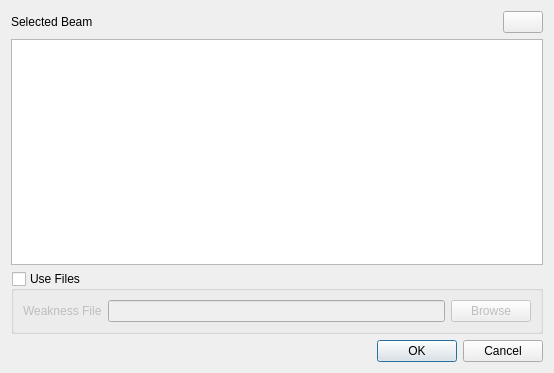
<?xml version="1.0" encoding="UTF-8"?>
<ui version="4.0">
 <class>Dialog</class>
 <widget class="QDialog" name="Dialog">
  <property name="geometry">
   <rect>
    <x>0</x>
    <y>0</y>
    <width>554</width>
    <height>373</height>
   </rect>
  </property>
  <property name="windowTitle">
   <string>Dialog</string>
  </property>
  <layout class="QVBoxLayout" name="verticalLayout">
   <item>
    <layout class="QHBoxLayout" name="horizontalLayout">
     <item>
      <widget class="QLabel" name="label">
       <property name="text">
        <string>Selected Beam</string>
       </property>
      </widget>
     </item>
     <item>
      <spacer name="horizontalSpacer">
       <property name="orientation">
        <enum>Qt::Horizontal</enum>
       </property>
       <property name="sizeHint" stdset="0">
        <size>
         <width>40</width>
         <height>20</height>
        </size>
       </property>
      </spacer>
     </item>
     <item>
      <widget class="QPushButton" name="refresh_button">
       <property name="text">
        <string/>
       </property>
       <property name="icon">
        <iconset resource="../resource.qrc">
         <normaloff>:/cfactor/images/torsion.svg</normaloff>:/cfactor/images/torsion.svg</iconset>
       </property>
      </widget>
     </item>
    </layout>
   </item>
   <item>
    <widget class="QListWidget" name="beams_list"/>
   </item>
   <item>
    <widget class="QGroupBox" name="file_groupbox">
     <property name="title">
      <string>Use Files</string>
     </property>
     <property name="checkable">
      <bool>true</bool>
     </property>
     <property name="checked">
      <bool>false</bool>
     </property>
     <layout class="QGridLayout" name="gridLayout">
      <item row="0" column="0">
       <widget class="QLabel" name="label_4">
        <property name="text">
         <string>Weakness File</string>
        </property>
       </widget>
      </item>
      <item row="0" column="2">
       <widget class="QPushButton" name="weakness_button">
        <property name="text">
         <string>Browse</string>
        </property>
       </widget>
      </item>
      <item row="0" column="1">
       <widget class="QLineEdit" name="weakness_file"/>
      </item>
     </layout>
    </widget>
   </item>
   <item>
    <widget class="QDialogButtonBox" name="buttonBox">
     <property name="orientation">
      <enum>Qt::Horizontal</enum>
     </property>
     <property name="standardButtons">
      <set>QDialogButtonBox::Cancel|QDialogButtonBox::Ok</set>
     </property>
    </widget>
   </item>
  </layout>
 </widget>
 <resources>
  <include location="../resource.qrc"/>
 </resources>
 <connections>
  <connection>
   <sender>buttonBox</sender>
   <signal>accepted()</signal>
   <receiver>Dialog</receiver>
   <slot>accept()</slot>
   <hints>
    <hint type="sourcelabel">
     <x>248</x>
     <y>254</y>
    </hint>
    <hint type="destinationlabel">
     <x>157</x>
     <y>274</y>
    </hint>
   </hints>
  </connection>
  <connection>
   <sender>buttonBox</sender>
   <signal>rejected()</signal>
   <receiver>Dialog</receiver>
   <slot>reject()</slot>
   <hints>
    <hint type="sourcelabel">
     <x>316</x>
     <y>260</y>
    </hint>
    <hint type="destinationlabel">
     <x>286</x>
     <y>274</y>
    </hint>
   </hints>
  </connection>
 </connections>
</ui>
